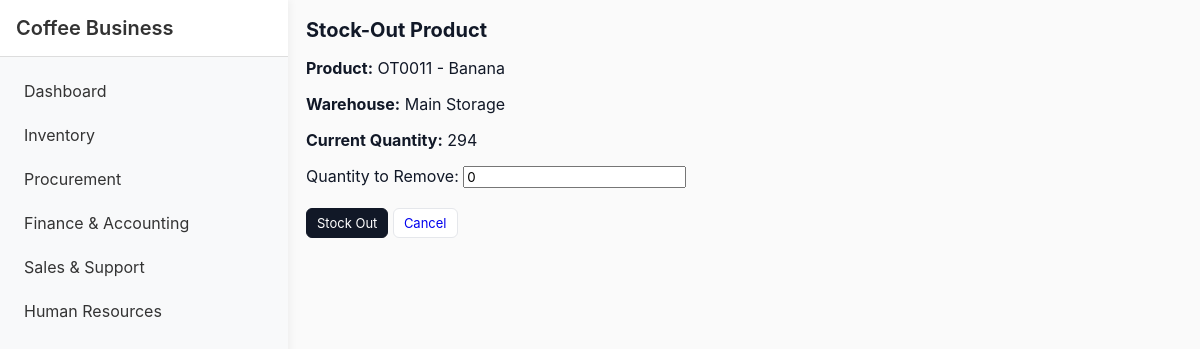
/Module1/stock_out.php?action=stock-out&id=39, run on an earlier commit of the app's database.
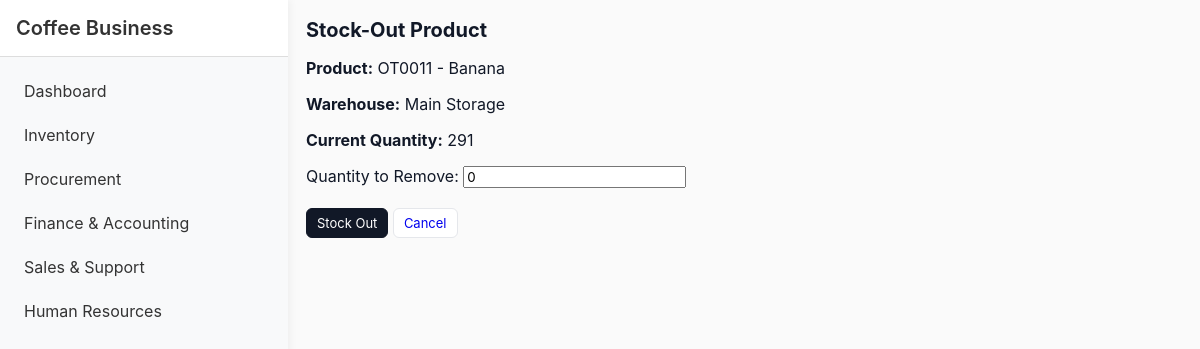
And on a later commit of the database.
### tables this page shows
CREATE TABLE `product_locations` (
  `product_id` int(11) NOT NULL,
  `location_id` int(11) NOT NULL,
  `quantity` int(11) NOT NULL DEFAULT 0
);

CREATE TABLE `products` (
  `id` int(11) NOT NULL,
  `sku` varchar(50) NOT NULL,
  `name` varchar(255) NOT NULL,
  `description` text DEFAULT NULL,
  `category` varchar(100) DEFAULT NULL,
  `unit` varchar(30) DEFAULT 'pcs',
  `expiration_date` date DEFAULT NULL,
  `min_qty` int(11) DEFAULT 0,
  `max_qty` int(11) DEFAULT 0,
  `created_at` timestamp NOT NULL DEFAULT current_timestamp(),
  `updated_at` timestamp NULL DEFAULT NULL ON UPDATE current_timestamp(),
  `warehouse_id` int(11) DEFAULT NULL,
  `total_quantity` int(11) DEFAULT 0,
  `unit_price` decimal(10,2) DEFAULT NULL
);

CREATE TABLE `locations` (
  `id` int(11) NOT NULL,
  `code` varchar(50) NOT NULL,
  `name` varchar(255) NOT NULL,
  `description` text DEFAULT NULL,
  `created_at` timestamp NOT NULL DEFAULT current_timestamp()
);

### Module1/stock_out.php (the view, shortened to what this page needs)
<?php
require '../db.php';
$product_id = $_GET['id'] ?? null;
$stmt = $pdo->prepare("
    SELECT p.*,
           pl.quantity AS current_qty,
           l.id AS warehouse_id,
           l.name AS warehouse_name
    FROM products p
    LEFT JOIN product_locations pl ON pl.product_id = p.id
    LEFT JOIN locations l ON l.id = pl.location_id
    WHERE p.id = ?
    LIMIT 1
");
$stmt->execute([$product_id]);
$product = $stmt->fetch(PDO::FETCH_ASSOC);
?>
<!doctype html>
<html>
<head>
    <link rel="stylesheet" href="styles.css">
</head>
<body>
    <?php include '../shared/sidebar.php'; ?>
    <div class="container" style="margin-left: 18rem;">
        <h1>Stock-Out Product</h1>
        <p><strong>Product:</strong> <?php echo htmlspecialchars($product['sku'] . ' - ' . $product['name']); ?></p>
        <p><strong>Warehouse:</strong> <?php echo htmlspecialchars($product['warehouse_name']); ?></p>
        <p><strong>Current Quantity:</strong> <?php echo (int)$product['current_qty']; ?></p>
        <form method="post">
            <label>
                Quantity to Remove:
                <input type="number" name="quantity" value="0" min="1" required>
            </label>
            <br><br>
            <button class="btn btn-primary" type="submit">Stock Out</button>
            <a class="btn" href="<?php echo BASE_URL; ?>Module1/index.php">Cancel</a>
        </form>
    </div>
</body>
</html>

What changed in the data, as far as the page shows it:
changed product_locations "OT0011 - Banana": quantity "294" → "291"
